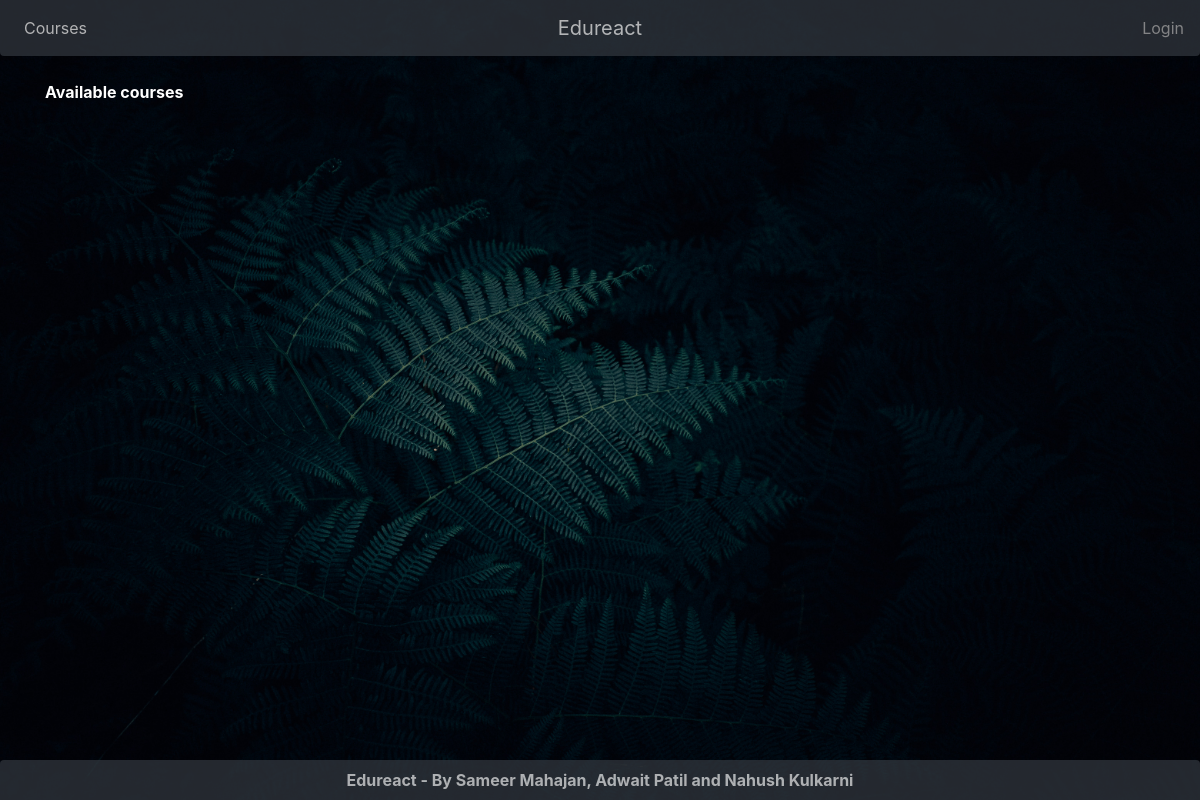
/home/, run on an earlier commit of the app's database.
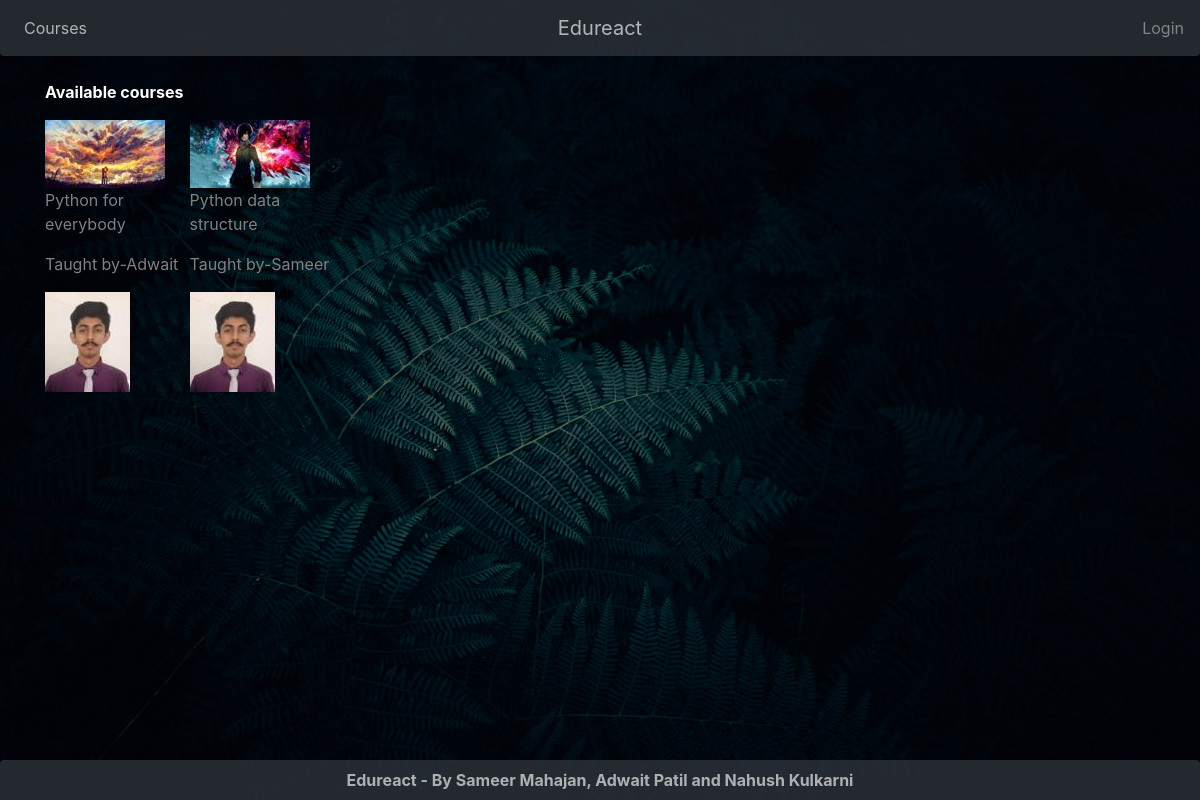
And on a later commit of the database.
### courses/models.py (models this page shows, shortened)
class Course(models.Model):
    course_name = models.CharField(unique=True,max_length=300,default=f"course")
    instructor = models.ForeignKey('users.Teacher', on_delete=models.CASCADE)
    created_at = models.DateTimeField(default=timezone.now)
    course_image = models.ImageField(default="default.jpg",upload_to="course_pics")

### users/models.py (models this page shows, shortened)
class Teacher(models.Model):
    user = models.OneToOneField(Student, on_delete=models.CASCADE)
    course_uploaded = models.CharField(max_length=100)
    def __str__(self):
        return self.user.username

class Student(AbstractUser):
    image = models.ImageField(default='default.jpg',upload_to='profile_pics')
    linkedin = models.CharField(max_length=100)
    github = models.CharField(max_length=100)
    teacher_status = models.BooleanField('teacher_status',default=False)

### courses/views.py (the view)
# urls.py: path('home/',Home.as_view(),name='home-view'),
class Home(ListView):
    model = Course
    context_object_name = 'courses'
    template_name = 'courses/home.html'

### courses/templates/courses/home.html (shortened to what this page needs)
{% extends "courses/base.html" %}
{% block content %}
<div class="container">
  <strong><p style="color: white;">Available courses</p></strong>
  {% for course in courses %}
  <div class="box">
    <img src="{{course.course_image.url }}" />
    <br />
    <a href="{% url 'Courses-view' %}"><p>{{course.course_name}}</p></a>
    <a href="{#}"><p>Taught by-{{course.instructor}}</p></a>
    <img src="{{course.instructor.user.image.url}}" class="round" />
  </div>
  {% endfor %}
</div>
{% endblock content %}

### courses/templates/courses/base.html (shortened to what this page needs)
{% load static %}
<!DOCTYPE html>
<html>
<head>
    <link rel="stylesheet" href="https://maxcdn.bootstrapcdn.com/bootstrap/4.0.0/css/bootstrap.min.css">
    <link rel="stylesheet" type="text/css" href="{% static 'courses/main.css' %}">
</head>
<body class="parallax text-light">
    <nav class="navbar navbar-expand-md navbar-dark bg-dark rounded-bottom transparent">
        <div class="navbar-collapse collapse w-100 order-1 order-md-0 dual-collapse2">
            <ul class="navbar-nav mr-auto">
                <li class="nav-item active">
                    <a class="nav-link zoom" href="{% url 'Courses-view' %}">Courses</a>
                </li>
            </ul>
        </div>
        <div class="mx-auto order-0">
            <a class="navbar-brand mx-auto zoom" href="{% url 'home-view' %}">Edureact</a>
        </div>
        <div class="navbar-collapse collapse w-100 order-3 dual-collapse2">
            <ul class="navbar-nav ml-auto">
                <li class="nav-item active">
                    {% if user.is_authenticated %}
                        <div class="dropdown zoom">
                            <a class="nav-item dropdown-toggle" style="cursor: pointer;" id="dropdownMenuButton" data-toggle="dropdown" aria-haspopup="true" aria-expanded="false">{{user}}</a>
                            <div class="dropdown-menu dropdown-menu-right" aria-labelledby="dropdownMenuButton">
                                <a class="dropdown-item" href="{% url 'profile' %}">Profile</a>
                                <a class="dropdown-item" href="{% url 'logout'%}">Logout</a>
                            </div>
                        </div>
                    {% else %}
                        <a class="nav-item zoom" href="{% url 'login' %}">Login</a>
                    {% endif %}
                </li>
            </ul>
        </div>
    </nav>
    <br>
    <main role="main" class="container-fluid">
        {% block content %}{% endblock %}
    </main>
    <br>
    <footer>
        <ul class="nav justify-content-center bg-dark rounded-top transparent text-light">
            <li class="nav-item">
                <a class="nav-link"><b>Edureact - By Sameer Mahajan, Adwait Patil and Nahush Kulkarni<b></a>
            </li>
        </ul>
    </footer>
</body>
</html>

### courses/static/courses/main.css (style rules this page uses)
.box { height: 180px; width: 140px; display: inline-block; }
p { color: grey; }
.round { border-radius: 0px; }

What changed in the data, as far as the page shows it:
added Course: course_image (picture), course_name "Python for everybody", instructor "Adwait", instructor.user.image (picture)
added Course: course_image (picture), course_name "Python data structure", instructor "Sameer", instructor.user.image (picture)
